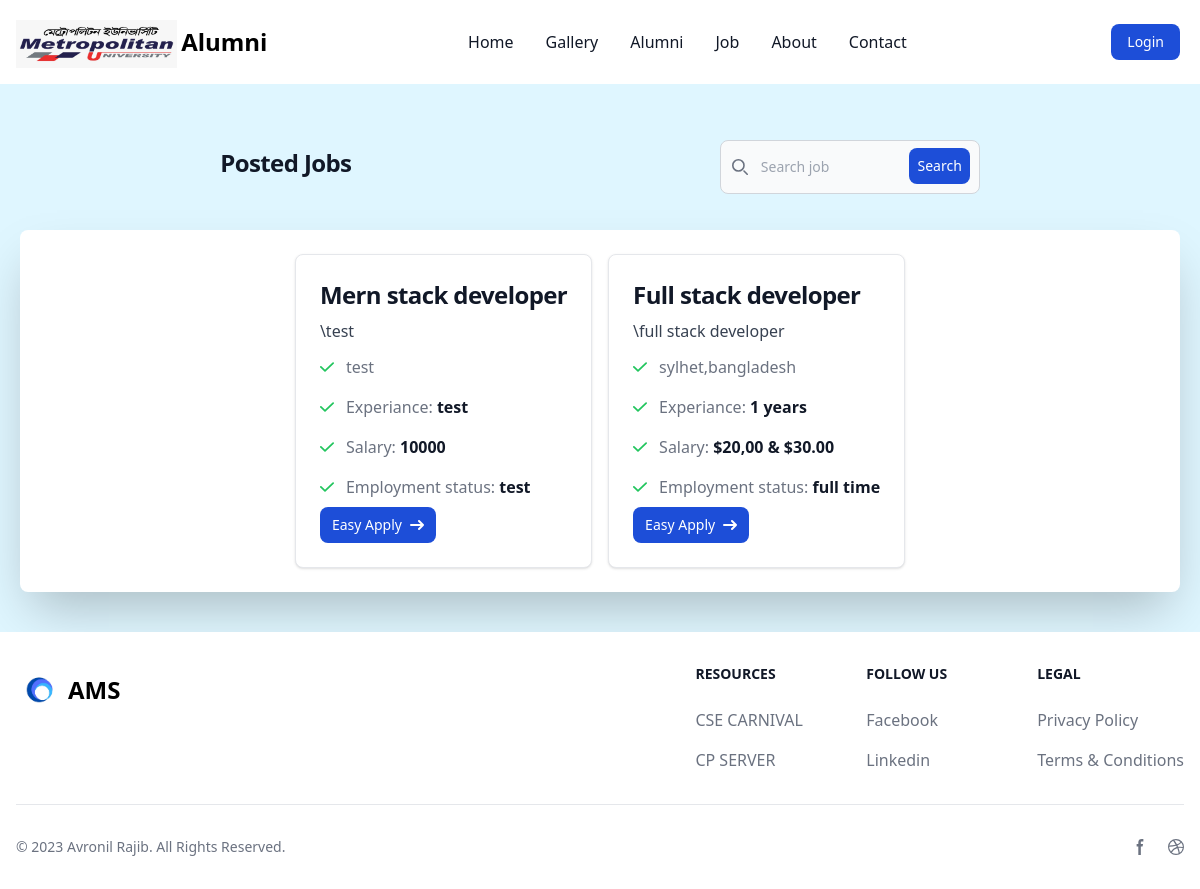
Page /job.php on the committed database.
### tables this page shows
CREATE TABLE `jobs` (
  `id` int(11) NOT NULL,
  `job_title` varchar(255) NOT NULL,
  `des` varchar(1255) NOT NULL,
  `location` varchar(255) NOT NULL,
  `experience` varchar(255) NOT NULL,
  `salary` varchar(255) NOT NULL,
  `employment_status` varchar(255) NOT NULL
);

### job.php (the view, shortened to what this page needs)
<?php
require_once("header.php");
?>
<div class="job-section p-5 bg-[#DFF6FF]">
      <div class="heading-job max-w-screen-xl flex flex-wrap items-center justify-around mx-auto p-4">
            <div class="jobs-list-text">
                <h1 class="mb-2 mt-5 text-2xl font-bold tracking-tight text-gray-900 dark:text-dark">Posted Jobs</h1>
            </div>
            <div class="search-job mt-5">
                <form class="max-w-md mx-auto md:w-auto" action="job.php" method="GET">
                    <div class="relative">
                        <div class="absolute inset-y-0 start-0 flex items-center ps-3 pointer-events-none">
                        </div>
                        <input type="search" name="search_jobs" id="default-search" class="block w-full p-4 ps-10 text-sm text-gray-900 border border-gray-300 rounded-lg bg-gray-50 focus:ring-blue-500 focus:border-blue-500 dark:bg-gray-700 dark:border-gray-600 dark:placeholder-gray-400 dark:text-white dark:focus:ring-blue-500 dark:focus:border-blue-500" placeholder="Search job" required />
                        <button type="submit" class="text-white absolute end-2.5 bottom-2.5 bg-blue-700 hover:bg-blue-800 focus:ring-4 focus:outline-none focus:ring-blue-300 font-medium rounded-lg text-sm px-2 py-2 dark:bg-blue-600 dark:hover:bg-blue-700 dark:focus:ring-blue-800">Search</button>
                    </div>
                </form>
            </div>
        </div>
         <div class="job-card m-5 shadow-2xl bg-white rounded-lg mb-5 max-w-screen-xl flex flex-wrap items-center justify-center mx-auto p-4">
           <?php
                require("config/configer.php");
                if(isset($_GET["search_jobs"])){
                  $job = $_GET["search_jobs"];
                  $small= strtolower($job);
                  $searchData = "SELECT * FROM `jobs` WHERE `job_title` LIKE '%$small%'";
                   $queryData= mysqli_query($connect,$searchData);
                   if(mysqli_num_rows($queryData)>0){
                    while($data = mysqli_fetch_assoc($queryData)){
                       $id=$data['id'];
                       $job_title = $data["job_title"];
                       $des = $data["des"];
                       $location = $data["location"];
                       $experiance = $data["experience"];
                       $salary = $data["salary"];
                       $employment_status = $data["employment_status"];
                       ?>
                           <div class="search-result">
                                                <div class="max-w-sm m-2 p-6 bg-white border border-gray-200 rounded-lg shadow dark:bg-gray-800 dark:border-gray-700">
                                        <a href="#">
                                            <h5 class="mb-2 text-2xl font-bold tracking-tight text-gray-900 dark:text-white"><?php echo $job_title;?></h5>
                                        </a>
                                        <div class="job-describtion">
                                        <p class="mb-3 font-normal text-gray-700 dark:text-gray-400">\<?php echo $des;?></p>
                                        </div>
                                        <div class="job-requirment">
                                        <ul class="space-y-4 text-left text-gray-500 dark:text-gray-400">
                                            <li class="flex items-center space-x-3 rtl:space-x-reverse">
                                                <svg class="flex-shrink-0 w-3.5 h-3.5 text-green-500 dark:text-green-400" aria-hidden="true" xmlns="http://www.w3.org/2000/svg" fill="none" viewBox="0 0 16 12">
                                                    <path stroke="currentColor" stroke-linecap="round" stroke-linejoin="round" stroke-width="2" d="M1 5.917 5.724 10.5 15 1.5"/>
                                                </svg>
                                                <span><?php echo $location;?></span>
                                            </li>
                                            <li class="flex items-center space-x-3 rtl:space-x-reverse">
                                                <svg class="flex-shrink-0 w-3.5 h-3.5 text-green-500 dark:text-green-400" aria-hidden="true" xmlns="http://www.w3.org/2000/svg" fill="none" viewBox="0 0 16 12">
                                                    <path stroke="currentColor" stroke-linecap="round" stroke-linejoin="round" stroke-width="2" d="M1 5.917 5.724 10.5 15 1.5"/>
                                                </svg>
                                                <span>Experiance: <span class="font-semibold text-gray-900 dark:text-white"><?php echo $experiance ;?></span></span>
                                            </li>
                                            <li class="flex items-center space-x-3 rtl:space-x-reverse">
                                                <svg class="flex-shrink-0 w-3.5 h-3.5 text-green-500 dark:text-green-400" aria-hidden="true" xmlns="http://www.w3.org/2000/svg" fill="none" viewBox="0 0 16 12">
                                                    <path stroke="currentColor" stroke-linecap="round" stroke-linejoin="round" stroke-width="2" d="M1 5.917 5.724 10.5 15 1.5"/>
                                                </svg>
                                                <span>Salary: <span class="font-semibold text-gray-900 dark:text-white"><?php echo $salary;?></span></span>
                                            </li>
                                            <li class="flex items-center space-x-3 rtl:space-x-reverse">
                                                <svg class="flex-shrink-0 w-3.5 h-3.5 text-green-500 dark:text-green-400" aria-hidden="true" xmlns="http://www.w3.org/2000/svg" fill="none" viewBox="0 0 16 12">
                                                    <path stroke="currentColor" stroke-linecap="round" stroke-linejoin="round" stroke-width="2" d="M1 5.917 5.724 10.5 15 1.5"/>
                                                </svg>
                                                <span>Employment Status: <span class="font-semibold text-gray-900 dark:text-white"><?php echo $employment_status;?></span></span>
                                            </li>
                                        </ul>
                                        </div>
                                        <a href="#"  class="inline-flex mt-2 items-center px-3 py-2 text-sm font-medium text-center text-white bg-blue-700 rounded-lg hover:bg-blue-800 focus:ring-4 focus:outline-none focus:ring-blue-300 dark:bg-blue-600 dark:hover:bg-blue-700 dark:focus:ring-blue-800">
                                            Easy Apply
                                            <svg class="rtl:rotate-180 w-3.5 h-3.5 ms-2" aria-hidden="true" xmlns="http://www.w3.org/2000/svg" fill="none" viewBox="0 0 14 10">
                                                <path stroke="currentColor" stroke-linecap="round" stroke-linejoin="round" stroke-width="2" d="M1 5h12m0 0L9 1m4 4L9 9"/>
                                            </svg>
                                        </a>
                                    </div>
                           </div>
                       <?php
                      }
                    }else{
                        echo "<h1>NOT FOUND!</h1>";
                    }
                    ?>
                    </div>
                    <?php
                }else{
                      ?>
                    <?php
                    require("config/configer.php");
                        $readData = "SELECT * FROM `jobs`";
                        $query=mysqli_query($connect,$readData);
                        while($data = mysqli_fetch_assoc($query)){
                            $job_title = $data["job_title"];
                            $des = $data["des"];
                            $location = $data["location"];
                            $experiance = $data["experience"];
                            $salary = $data["salary"];
                            $employment_status = $data["employment_status"];
                            ?>
            <div class="max-w-sm m-2 p-6 bg-white border border-gray-200 rounded-lg shadow dark:bg-gray-800 dark:border-gray-700">
                <a href="#">
                    <h5 class="mb-2 text-2xl font-bold tracking-tight text-gray-900 dark:text-white"><?php echo $job_title;?></h5>
                </a>
                <div class="job-describtion">
                <p class="mb-3 font-normal text-gray-700 dark:text-gray-400">\<?php echo $des;?></p>
                </div>
                <div class="job-requirment">
                <ul class="space-y-4 text-left text-gray-500 dark:text-gray-400">
                    <li class="flex items-center space-x-3 rtl:space-x-reverse">
                        <svg class="flex-shrink-0 w-3.5 h-3.5 text-green-500 dark:text-green-400" aria-hidden="true" xmlns="http://www.w3.org/2000/svg" fill="none" viewBox="0 0 16 12">
                            <path stroke="currentColor" stroke-linecap="round" stroke-linejoin="round" stroke-width="2" d="M1 5.917 5.724 10.5 15 1.5"/>
                        </svg>
                        <span><?php echo $location;?></span>
                    </li>
                    <li class="flex items-center space-x-3 rtl:space-x-reverse">
                        <svg class="flex-shrink-0 w-3.5 h-3.5 text-green-500 dark:text-green-400" aria-hidden="true" xmlns="http://www.w3.org/2000/svg" fill="none" viewBox="0 0 16 12">
                            <path stroke="currentColor" stroke-linecap="round" stroke-linejoin="round" stroke-width="2" d="M1 5.917 5.724 10.5 15 1.5"/>
                        </svg>
                        <span>Experiance: <span class="font-semibold text-gray-900 dark:text-white"><?php echo $experiance ;?></span></span>
                    </li>
                    <li class="flex items-center space-x-3 rtl:space-x-reverse">
                        <svg class="flex-shrink-0 w-3.5 h-3.5 text-green-500 dark:text-green-400" aria-hidden="true" xmlns="http://www.w3.org/2000/svg" fill="none" viewBox="0 0 16 12">
                            <path stroke="currentColor" stroke-linecap="round" stroke-linejoin="round" stroke-width="2" d="M1 5.917 5.724 10.5 15 1.5"/>
                        </svg>
                        <span>Salary: <span class="font-semibold text-gray-900 dark:text-white"><?php echo $salary;?></span></span>
                    </li>
                    <li class="flex items-center space-x-3 rtl:space-x-reverse">
                        <svg class="flex-shrink-0 w-3.5 h-3.5 text-green-500 dark:text-green-400" aria-hidden="true" xmlns="http://www.w3.org/2000/svg" fill="none" viewBox="0 0 16 12">
                            <path stroke="currentColor" stroke-linecap="round" stroke-linejoin="round" stroke-width="2" d="M1 5.917 5.724 10.5 15 1.5"/>
                        </svg>
                        <span>Employment status: <span class="font-semibold text-gray-900 dark:text-white"><?php echo $employment_status;?></span></span>
                    </li>
                </ul>
                </div>
                <a href="#"  class="inline-flex mt-2 items-center px-3 py-2 text-sm font-medium text-center text-white bg-blue-700 rounded-lg hover:bg-blue-800 focus:ring-4 focus:outline-none focus:ring-blue-300 dark:bg-blue-600 dark:hover:bg-blue-700 dark:focus:ring-blue-800">
                    Easy Apply
                    <svg class="rtl:rotate-180 w-3.5 h-3.5 ms-2" aria-hidden="true" xmlns="http://www.w3.org/2000/svg" fill="none" viewBox="0 0 14 10">
                        <path stroke="currentColor" stroke-linecap="round" stroke-linejoin="round" stroke-width="2" d="M1 5h12m0 0L9 1m4 4L9 9"/>
                    </svg>
                </a>
            </div>
            <?php
              }
              ?>
        </div>
                 <?php
                }
                        ?>
</div>
<?php
require_once("footer.php");
?>

### css/style.css (style rules this page uses)
.job-card { display: flex; align-items: center; flex-flow: wrap; flex-wrap: wrap; justify-content: center; flex-wrap: wrap; margin: 10px; }
.text-center { text-align: center; padding: 10px; }

### rows in the picture
jobs: job_title "Mern stack developer", des "test", location "test", experience "test", salary "10000", employment_status "test"
jobs: job_title "Full stack developer", des "full stack developer", location "sylhet,bangladesh", experience "1 years", salary "$20,00 & $30.00", employment_status "full time"
